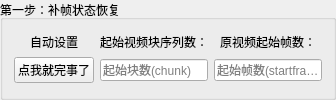
             <widget class="QGroupBox" name="groupBox_3">
              <property name="sizePolicy">
               <sizepolicy hsizetype="Preferred" vsizetype="Minimum">
                <horstretch>0</horstretch>
                <verstretch>0</verstretch>
               </sizepolicy>
              </property>
              <property name="title">
               <string>第一步：补帧状态恢复</string>
              </property>
              <layout class="QGridLayout" name="gridLayout_14">
               <item row="0" column="0">
                <layout class="QGridLayout" name="gridLayout_4">
                 <item row="2" column="2">
                  <widget class="QLineEdit" name="StartFrame">
                   <property name="placeholderText">
                    <string>起始帧数(startframe)</string>
                   </property>
                  </widget>
                 </item>
                 <item row="2" column="1">
                  <widget class="QLineEdit" name="StartChunk">
                   <property name="placeholderText">
                    <string>起始块数(chunk)</string>
                   </property>
                  </widget>
                 </item>
                 <item row="1" column="2">
                  <widget class="QLabel" name="label">
                   <property name="sizePolicy">
                    <sizepolicy hsizetype="Preferred" vsizetype="Maximum">
                     <horstretch>0</horstretch>
                     <verstretch>0</verstretch>
                    </sizepolicy>
                   </property>
                   <property name="toolTip">
                    <string>&lt;html&gt;&lt;head/&gt;&lt;body&gt;&lt;p&gt;假如程序补到原视频的第256帧即被终止，那么这里应该指定257&lt;/p&gt;&lt;/body&gt;&lt;/html&gt;</string>
                   </property>
                   <property name="text">
                    <string>原视频起始帧数：</string>
                   </property>
                   <property name="alignment">
                    <set>Qt::AlignCenter</set>
                   </property>
                  </widget>
                 </item>
                 <item row="1" column="1">
                  <widget class="QLabel" name="label_2">
                   <property name="sizePolicy">
                    <sizepolicy hsizetype="Preferred" vsizetype="Maximum">
                     <horstretch>0</horstretch>
                     <verstretch>0</verstretch>
                    </sizepolicy>
                   </property>
                   <property name="toolTip">
                    <string>&lt;html&gt;&lt;head/&gt;&lt;body&gt;&lt;p&gt;起始补帧生成的视频块chunk的编号&lt;/p&gt;&lt;/body&gt;&lt;/html&gt;</string>
                   </property>
                   <property name="text">
                    <string>起始视频块序列数：</string>
                   </property>
                   <property name="alignment">
                    <set>Qt::AlignCenter</set>
                   </property>
                  </widget>
                 </item>
                 <item row="1" column="0">
                  <widget class="QLabel" name="AutoSetReminder">
                   <property name="toolTip">
                    <string>&lt;html&gt;&lt;head/&gt;&lt;body&gt;&lt;p&gt;根据已经生成的视频块信息进行推算，可能存在重复补帧的情况，但不影响最终结果&lt;/p&gt;&lt;/body&gt;&lt;/html&gt;</string>
                   </property>
                   <property name="text">
                    <string>自动设置</string>
                   </property>
                   <property name="alignment">
                    <set>Qt::AlignCenter</set>
                   </property>
                  </widget>
                 </item>
                 <item row="2" column="0">
                  <widget class="QPushButton" name="AutoSet">
                   <property name="sizePolicy">
                    <sizepolicy hsizetype="Expanding" vsizetype="Fixed">
                     <horstretch>0</horstretch>
                     <verstretch>0</verstretch>
                    </sizepolicy>
                   </property>
                   <property name="text">
                    <string>点我就完事了</string>
                   </property>
                  </widget>
                 </item>
                </layout>
               </item>
              </layout>
             </widget>
